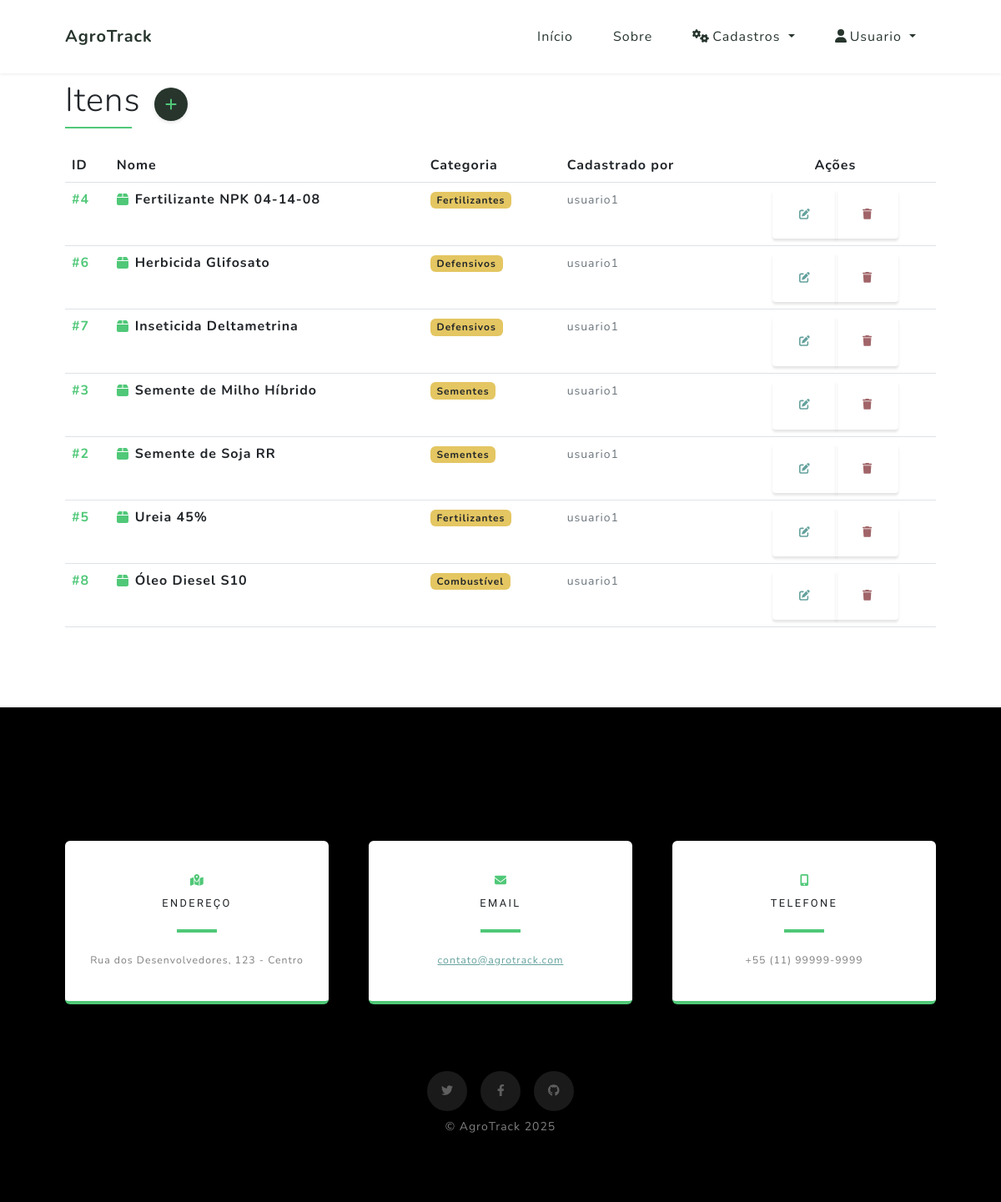
Page /cadastros/listar/item/ (signed in) on the committed database.
### cadastros/models.py (models this page shows, shortened)
class Item(models.Model):
    nome = models.CharField(max_length=100)
    categoria = models.ForeignKey('CategoriaItem', on_delete=models.CASCADE)
    criado_por = models.ForeignKey(User, on_delete=models.CASCADE)
    class Meta:
        verbose_name = "Item"
        verbose_name_plural = "Itens"
        ordering = ['nome']

class CategoriaItem(models.Model):
    nome = models.CharField(max_length=100)
    criado_por = models.ForeignKey(User, on_delete=models.CASCADE)
    class Meta:
        verbose_name = "Categoria de Item"
        verbose_name_plural = "Categorias de Itens"
        ordering = ['nome']

### cadastros/views.py (the view)
# urls.py: path('listar/item/', ItemList.as_view(), name='item-list'),
class ItemList(LoginRequiredMixin, ListView):
    template_name = 'listas/item.html'
    model = Item
    context_object_name = 'itens'
    def get_queryset(self):
        return Item.objects.select_related(
            'categoria',
            'criado_por'
        ).filter(
            criado_por=self.request.user
        ).order_by('nome')

### cadastros/templates/listas/item.html (shortened to what this page needs)
{% extends "paginasweb/modelo.html" %}
{% load static %}
{% block conteudo %}
<section class="py-5 mt-5">
    <div class="container px-4 px-lg-5">
        <div class="mb-5">
            <div class="d-flex align-items-center mb-4">
                <div class="me-3">
                    <h1 class="text-dark fw-light mb-2">Itens</h1>
                    <div class="border-bottom border-2 border-primary" style="width: 80px;"></div>
                </div>
                <a class="btn-add-round" href="{% url 'cadastrar-item' %}" title="Cadastrar Novo Item">
                    <i class="fas fa-plus"></i>
                </a>
            </div>
            <div class="table-container">
                <table class="table table-modern">
                    <thead>
                        <tr>
                            <th>ID</th>
                            <th>Nome</th>
                            <th>Categoria</th>
                            <th>Cadastrado por</th>
                            <th class="text-center">Ações</th>
                        </tr>
                    </thead>
                    <tbody>
                        {% for item in object_list %}
                        <tr>
                            <td class="fw-bold text-primary">#{{ item.id }}</td>
                            <td>
                                <div class="d-flex align-items-center">
                                    <i class="fas fa-box text-primary me-2"></i>
                                    <strong>{{ item.nome }}</strong>
                                </div>
                            </td>
                            <td>
                                <span class="badge bg-warning text-dark">{{ item.categoria.nome }}</span>
                            </td>
                            <td>
                                <small class="text-muted">{{ item.criado_por.username }}</small>
                            </td>
                            <td class="text-center">
                                <div class="btn-group" role="group">
                                    <a href="{% url 'item-update' item.id %}"
                                       class="btn btn-outline-primary btn-sm" title="Editar">
                                        <i class="fas fa-edit"></i>
                                    </a>
                                    <a href="{% url 'item-deletar' item.id %}"
                                       class="btn btn-outline-danger btn-sm" title="Excluir">
                                        <i class="fas fa-trash"></i>
                                    </a>
                                </div>
                            </td>
                        </tr>
                        {% endfor %}
                    </tbody>
                </table>
            </div>
        </div>
    </div>
</section>
{% endblock %}

### paginasweb/templates/paginasweb/modelo.html (shortened to what this page needs)
{% load static %}
<!DOCTYPE html>
<html lang="pt-br">
<head>
    <link href="https://cdn.jsdelivr.net/npm/bootstrap@5.3.0/dist/css/bootstrap.min.css" rel="stylesheet">
    <link href="{% static 'css/styles.css' %}" rel="stylesheet">
</head>
<body id="page-top" class="bg-white">
    <nav class="navbar navbar-expand-lg navbar-light fixed-top" id="mainNav">
        <div class="container px-4 px-lg-5">
            <a class="navbar-brand" href="/">AgroTrack</a>
            <div class="collapse navbar-collapse" id="navbarResponsive">
                <ul class="navbar-nav ms-auto">
                    <li class="nav-item"><a class="nav-link" href="/">Início</a></li>
                    <li class="nav-item"><a class="nav-link" href="/sobre/">Sobre</a></li>
                    {% if user.is_authenticated %}
                        <li class="nav-item dropdown">
                            <a class="nav-link dropdown-toggle" href="#" id="navbarDropdown" role="button"
                               data-bs-toggle="dropdown" aria-expanded="false">
                                <i class="fas fa-cogs me-1"></i>Cadastros
                            </a>
                        </li>
                        <li class="nav-item dropdown">
                            <a class="nav-link dropdown-toggle" href="#" id="userDropdown" role="button"
                               data-bs-toggle="dropdown" aria-expanded="false">
                                <i class="fas fa-user me-1"></i>{{ user.first_name|default:user.username }}
                            </a>
                        </li>
                    {% endif %}
                </ul>
            </div>
        </div>
    </nav>
    {% block conteudo %}{% endblock %}
    <footer class="footer bg-black small text-center text-white-50">
        <section class="contact-section bg-black mb-0 pb-0" id="signup">
            <div class="container px-4 px-lg-5">
                <div class="row gx-4 gx-lg-5">
                    <div class="col-md-4 mb-3 mb-md-0">
                        <div class="card py-4 h-100">
                            <div class="card-body text-center">
                                <i class="fas fa-map-marked-alt text-primary mb-2"></i>
                                <h4 class="text-uppercase m-0">Endereço</h4>
                                <hr class="my-4 mx-auto" />
                                <div class="small text-black-50">Rua dos Desenvolvedores, 123 - Centro</div>
                            </div>
                        </div>
                    </div>
                    <div class="col-md-4 mb-3 mb-md-0">
                        <div class="card py-4 h-100">
                            <div class="card-body text-center">
                                <i class="fas fa-envelope text-primary mb-2"></i>
                                <h4 class="text-uppercase m-0">Email</h4>
                                <hr class="my-4 mx-auto" />
                                <div class="small text-black-50">
                                    <a href="#!">contato@agrotrack.com</a>
                                </div>
                            </div>
                        </div>
                    </div>
                    <div class="col-md-4 mb-3 mb-md-0">
                        <div class="card py-4 h-100">
                            <div class="card-body text-center">
                                <i class="fas fa-mobile-alt text-primary mb-2"></i>
                                <h4 class="text-uppercase m-0">Telefone</h4>
                                <hr class="my-4 mx-auto" />
                                <div class="small text-black-50">+55 (11) 99999-9999</div>
                            </div>
                        </div>
                    </div>
                </div>
                <div class="social d-flex justify-content-center mb-0">
                    <a class="mx-2" href="#!"><i class="fab fa-twitter"></i></a>
                    <a class="mx-2" href="#!"><i class="fab fa-facebook-f"></i></a>
                    <a class="mx-2" href="#!"><i class="fab fa-github"></i></a>
                </div>
            </div>
        </section>
        <div class="container px-4 px-lg-5 pt-2 mt-0">&copy; AgroTrack 2025</div>
    </footer>
</body>
</html>

### rows in the picture
Item: id "4", nome "Fertilizante NPK 04-14-08", categoria.nome "Fertilizantes", criado_por.username "usuario1"
Item: id "6", nome "Herbicida Glifosato", categoria.nome "Defensivos", criado_por.username "usuario1"
Item: id "7", nome "Inseticida Deltametrina", categoria.nome "Defensivos", criado_por.username "usuario1"
Item: id "3", nome "Semente de Milho Híbrido", categoria.nome "Sementes", criado_por.username "usuario1"
Item: id "2", nome "Semente de Soja RR", categoria.nome "Sementes", criado_por.username "usuario1"
Item: id "5", nome "Ureia 45%", categoria.nome "Fertilizantes", criado_por.username "usuario1"
Item: id "8", nome "Óleo Diesel S10", categoria.nome "Combustível", criado_por.username "usuario1"

### other values in the picture
{{ user.first_name|default:user.username }} "Usuario"
